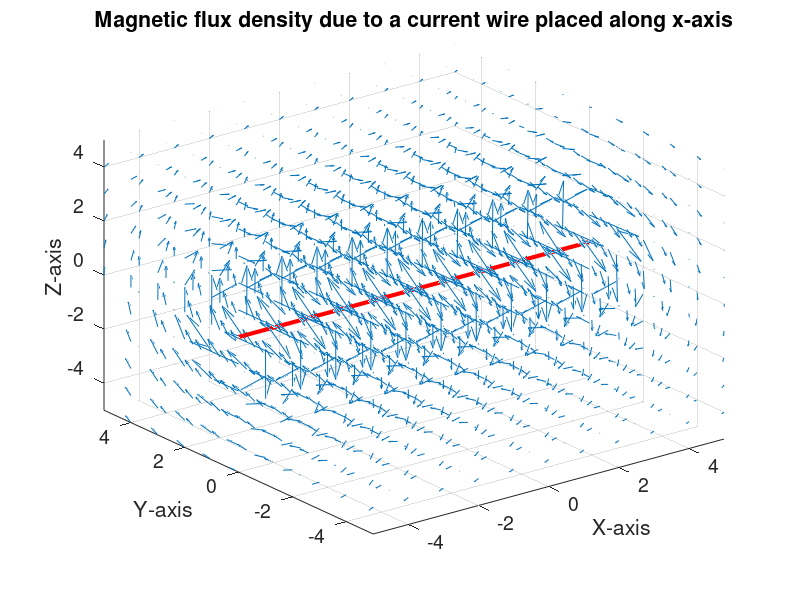
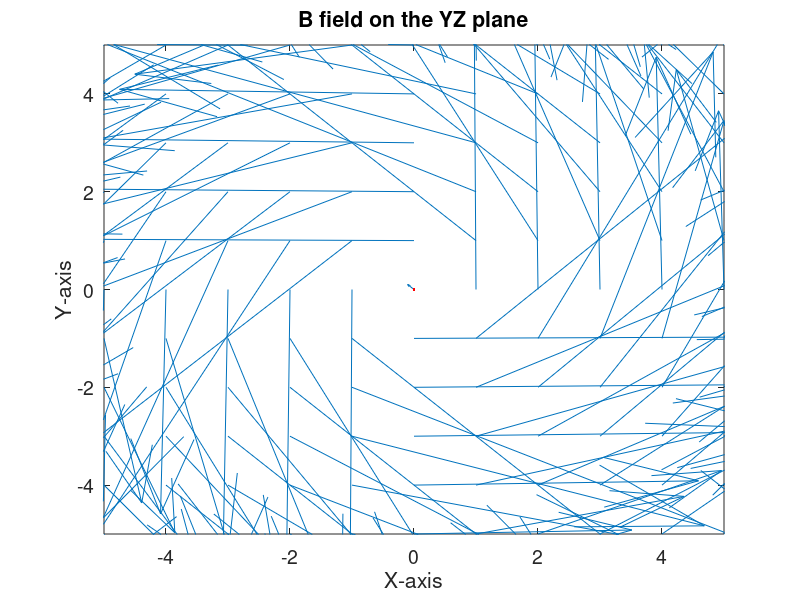

Here is the MATLAB script that generated these plots, in order:
clc;
clear all;
close all;
%Magnetic field due to a straight current carrying wire (From Bio-Savart's law)
%Wire is placed along the x axis
Nx = 11; %No. of evaluation points
Nz = 11;
Ny = 11;
N= 50; %Defining the length of the wire
Xw = (floor(-N/2):floor(N/2)); %x coordinates of the wire
Yw = zeros(N+1,1); %y coordinates of the wire
Zw = zeros(N+1,1); %z coordinates of the wire
I = 3; %Current in the wire
u0 = 1; %Premittivity
xp(1:Nx)=-(Nx-1)/2:(Nx-1)/2; %x coordinates range for meshgrid
yp(1:Ny)=-(Ny-1)/2:(Ny-1)/2; %y coordinates range for meshgrid
zp(1:Nz)=-(Nz-1)/2:(Nz-1)/2; %z coordinates range for meshgrid
%Below arrays are for 1-D to 3-D conversions
X(1:Nx,1:Ny,1:Nz) = 0;
Y(1:Nx,1:Ny,1:Nz) = 0;
Z(1:Nx,1:Ny,1:Nz) = 0;
for i = 1:Nx
 X(i,:,:) = xp(i); %All x coordinates in 3D form
end
for i = 1:Ny
 Y(:,i,:) = yp(i); %All y coordinates in 3D form
end
for i = 1:Nz
 Z(:,:,i) = zp(i); %All z coordinates in 3D form
end
%Variable 'a' is along x, 'b' is along y and 'c' is along z
for a = 1:Nx
 for b = 1:Ny
for c = 1:Nz
 for i = 1:N-1
 Rx(i) = X(a,b,c)-(0.5*(Xw(i)+Xw(i+1)));
 Ry(i) = Y(a,b,c)-(0.5*(Yw(i)+Yw(i+1)));
 Rz(i) = Z(a,b,c)-(0.5*(Zw(i)+Zw(i+1)));
 
 dlx(i) = Xw(i+1) - Xw(i);
 dly(i) = Yw(i+1) - Yw(i);
 dlz(i) = Zw(i+1) - Zw(i);
 end
 
 Rx(N) = X(a,b,c)-(0.5*(Xw(N)+1));
 Ry(N) = Y(a,b,c)-(0.5*(Yw(N)+1));
 Rz(N) = Z(a,b,c)-(0.5*(Zw(N)+1));
 
 dlx(N) = -Xw(N)+1;
 dly(N) = -Yw(N)+1;
 dlz(N) = -Zw(N)+1;
 
 for i = 1:N
 Xcross(i) = (dly(i).*Rz(i)) - (dlz(i).*Ry(i));
 Ycross(i) = (dlz(i).*Rx(i)) - (dlx(i).*Rz(i));
 Zcross(i) = (dlx(i).*Ry(i)) - (dly(i).*Rx(i));
 R(i) = sqrt(Rx(i).^2+Ry(i).^2+Rz(i).^2);
 end
 
 Bx1 = (I*u0./(4*pi*(R.^3))).*Xcross;
 By1 = (I*u0./(4*pi*(R.^3))).*Ycross;
 Bz1 = (I*u0./(4*pi*(R.^3))).*Zcross;
 
 BX(a,b,c) = 0;
 BY(a,b,c) = 0;
 BZ(a,b,c) = 0;
 
 for i = 1:N
 BX(a,b,c) = BX(a,b,c)+Bx1(i);
 BY(a,b,c) = BY(a,b,c)+By1(i);
 BZ(a,b,c) = BZ(a,b,c)+Bz1(i);
 end
 
 end
 end
end
%----------------------------------------
figure(1)
quiver3(X,Y,Z,BX,BY,BZ,2);
hold on;
line([-5,5],[0,0],'linewidth',3,'color','r');
axis([-5 5 -5 5 -5 5]);
xlabel('X-axis');
ylabel('Y-axis');
zlabel('Z-axis');
title('Magnetic flux density due to a current wire placed along x-axis');
h = gca;
set(h,'FontSize',14);
fh = figure(1);
set(fh,'color','white');
%----------------------------------------
figure(2)
quiver(Y((Nx-1)/2,:,:),Z((Nx-1)/2,:,:),BY((Nx-1)/2,:,:),BZ((Nx-1)/2,:,:),2);
hold on;
G1 = plot(0,0,'.','markersize',6);
set(G1,'MarkerEdgeColor','r');
axis([-5 5 -5 5]);
xlabel('X-axis');
ylabel('Y-axis');
zlabel('Z-axis');
title('B field on the YZ plane');
h = gca;
set(h,'FontSize',14);
fh = figure(2);
set(fh,'color','white');